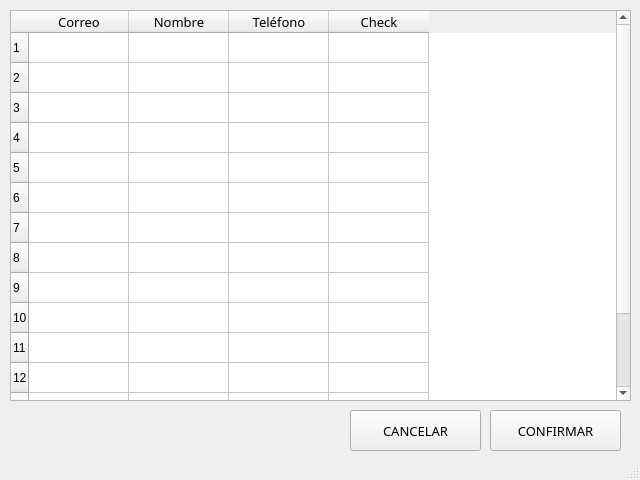
<?xml version="1.0" encoding="UTF-8"?>
<ui version="4.0">
 <class>InscribirEstudiante</class>
 <widget class="QMainWindow" name="InscribirEstudiante">
  <property name="geometry">
   <rect>
    <x>0</x>
    <y>0</y>
    <width>640</width>
    <height>480</height>
   </rect>
  </property>
  <property name="windowTitle">
   <string>Insertar Estudiante a Materia</string>
  </property>
  <widget class="QWidget" name="centralwidget">
   <widget class="QTableWidget" name="tabMateriasEst_2">
    <property name="geometry">
     <rect>
      <x>10</x>
      <y>10</y>
      <width>621</width>
      <height>391</height>
     </rect>
    </property>
    <property name="frameShape">
     <enum>QFrame::StyledPanel</enum>
    </property>
    <property name="frameShadow">
     <enum>QFrame::Sunken</enum>
    </property>
    <property name="showGrid">
     <bool>true</bool>
    </property>
    <property name="gridStyle">
     <enum>Qt::SolidLine</enum>
    </property>
    <property name="sortingEnabled">
     <bool>true</bool>
    </property>
    <property name="wordWrap">
     <bool>true</bool>
    </property>
    <property name="cornerButtonEnabled">
     <bool>true</bool>
    </property>
    <property name="rowCount">
     <number>15</number>
    </property>
    <attribute name="verticalHeaderVisible">
     <bool>true</bool>
    </attribute>
    <attribute name="verticalHeaderCascadingSectionResizes">
     <bool>false</bool>
    </attribute>
    <attribute name="verticalHeaderHighlightSections">
     <bool>true</bool>
    </attribute>
    <row/>
    <row/>
    <row/>
    <row/>
    <row/>
    <row/>
    <row/>
    <row/>
    <row/>
    <row/>
    <row/>
    <row/>
    <row/>
    <row/>
    <row/>
    <column>
     <property name="text">
      <string>Correo</string>
     </property>
     <property name="font">
      <font>
       <family>Arial Rounded MT Bold</family>
       <pointsize>10</pointsize>
      </font>
     </property>
    </column>
    <column>
     <property name="text">
      <string>Nombre</string>
     </property>
     <property name="font">
      <font>
       <family>Arial Rounded MT Bold</family>
       <pointsize>10</pointsize>
      </font>
     </property>
    </column>
    <column>
     <property name="text">
      <string>Teléfono</string>
     </property>
     <property name="font">
      <font>
       <family>Arial Rounded MT Bold</family>
       <pointsize>10</pointsize>
      </font>
     </property>
    </column>
    <column>
     <property name="text">
      <string>Check</string>
     </property>
     <property name="font">
      <font>
       <family>Arial Rounded MT Bold</family>
       <pointsize>10</pointsize>
      </font>
     </property>
    </column>
   </widget>
   <widget class="QPushButton" name="cancelar_2">
    <property name="geometry">
     <rect>
      <x>350</x>
      <y>410</y>
      <width>131</width>
      <height>41</height>
     </rect>
    </property>
    <property name="font">
     <font>
      <family>Arial Rounded MT Bold</family>
      <pointsize>10</pointsize>
      <weight>50</weight>
      <bold>false</bold>
     </font>
    </property>
    <property name="text">
     <string>CANCELAR</string>
    </property>
    <property name="checkable">
     <bool>false</bool>
    </property>
    <property name="autoDefault">
     <bool>false</bool>
    </property>
    <property name="default">
     <bool>false</bool>
    </property>
    <property name="flat">
     <bool>false</bool>
    </property>
   </widget>
   <widget class="QPushButton" name="confirmar_2">
    <property name="geometry">
     <rect>
      <x>490</x>
      <y>410</y>
      <width>131</width>
      <height>41</height>
     </rect>
    </property>
    <property name="font">
     <font>
      <family>Arial Rounded MT Bold</family>
      <pointsize>10</pointsize>
      <weight>50</weight>
      <bold>false</bold>
     </font>
    </property>
    <property name="text">
     <string>CONFIRMAR</string>
    </property>
    <property name="checkable">
     <bool>false</bool>
    </property>
    <property name="autoDefault">
     <bool>false</bool>
    </property>
    <property name="default">
     <bool>false</bool>
    </property>
    <property name="flat">
     <bool>false</bool>
    </property>
   </widget>
  </widget>
  <widget class="QStatusBar" name="statusbar"/>
 </widget>
 <resources/>
 <connections/>
</ui>
